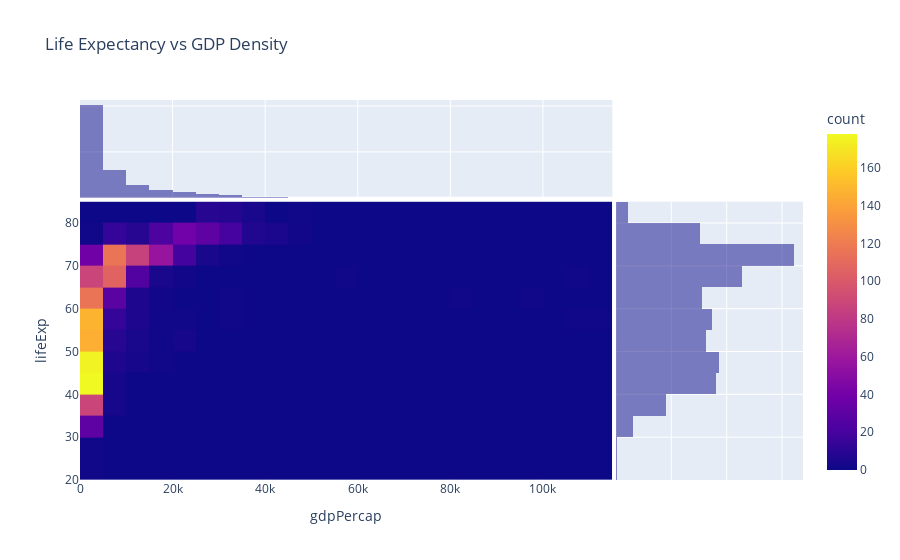

Write notebook code for a chart like this one.
### Markdown cell above
[Back to top](#Index:) 

### Problem 13

#### Density Heatmap of Life Expectancy vs. GDP including marginal histograms with `plotly`



Create a Density Heatmap of Life Expectancy vs. GDP including marginals as histograms using `plotly`.

### Code cell
#density heatmap with plotly
fig = px.density_heatmap(gapminder, x="gdpPercap", y="lifeExp",
                        marginal_x="histogram", marginal_y="histogram",
                        title="Life Expectancy vs GDP Density")
fig.show()

### Figure 1 — Plotly figure (JSON) as saved in the notebook; plotly's stock layout.template omitted (floating-point values rounded to 4 significant figures; data arrays with more than 128 entries replaced by an {"elided": "..."} marker saying what was removed)
{"data": [{"coloraxis": "coloraxis", "hovertemplate": "gdpPercap=%{x}<br>lifeExp=%{y}<br>count=%{z}<extra></extra>", "name": "", "type": "histogram2d", "x": {"elided": "1704 float values"}, "xaxis": "x", "xbingroup": "x", "y": {"elided": "1704 float values"}, "yaxis": "y", "ybingroup": "y"}, {"alignmentgroup": "True", "bingroup": "x", "hovertemplate": "gdpPercap=%{x}<br>count=%{y}<extra></extra>", "legendgroup": "", "marker": {"color": "#0d0887"}, "name": "", "offsetgroup": "", "opacity": 0.5, "showlegend": false, "type": "histogram", "x": {"elided": "1704 float values"}, "xaxis": "x3", "yaxis": "y3"}, {"alignmentgroup": "True", "bingroup": "y", "hovertemplate": "lifeExp=%{y}<br>count=%{x}<extra></extra>", "legendgroup": "", "marker": {"color": "#0d0887"}, "name": "", "offsetgroup": "", "opacity": 0.5, "showlegend": false, "type": "histogram", "xaxis": "x2", "y": {"elided": "1704 float values"}, "yaxis": "y2"}], "layout": {"barmode": "overlay", "coloraxis": {"colorbar": {"title": {"text": "count"}}, "colorscale": [[0, "#0d0887"], [0.1111, "#46039f"], [0.2222, "#7201a8"], [0.3333, "#9c179e"], [0.4444, "#bd3786"], [0.5556, "#d8576b"], [0.6667, "#ed7953"], [0.7778, "#fb9f3a"], [0.8889, "#fdca26"], [1, "#f0f921"]]}, "legend": {"tracegroupgap": 0}, "title": {"text": "Life Expectancy vs GDP Density"}, "xaxis": {"anchor": "y", "domain": [0, 0.7363], "title": {"text": "gdpPercap"}}, "xaxis2": {"anchor": "y2", "domain": [0.7413, 1], "matches": "x2", "showgrid": true, "showline": false, "showticklabels": false, "ticks": ""}, "xaxis3": {"anchor": "y3", "domain": [0, 0.7363], "matches": "x", "showgrid": true, "showticklabels": false}, "xaxis4": {"anchor": "y4", "domain": [0.7413, 1], "matches": "x2", "showgrid": true, "showline": false, "showticklabels": false, "ticks": ""}, "yaxis": {"anchor": "x", "domain": [0, 0.7326], "title": {"text": "lifeExp"}}, "yaxis2": {"anchor": "x2", "domain": [0, 0.7326], "matches": "y", "showgrid": true, "showticklabels": false}, "yaxis3": {"anchor": "x3", "domain": [0.7426, 1], "matches": "y3", "showgrid": true, "showline": false, "showticklabels": false, "ticks": ""}, "yaxis4": {"anchor": "x4", "domain": [0.7426, 1], "matches": "y3", "showgrid": true, "showline": false, "showticklabels": false, "ticks": ""}}}
